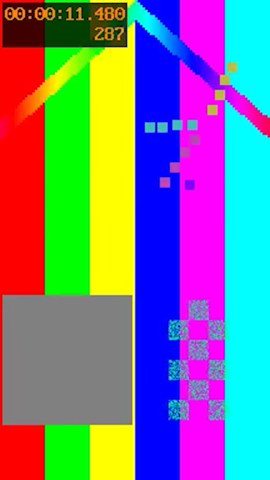
#> input picture whynot-cut/tests/fixtures/clean_dark_clip_270x480.jpg, 270 x 480 px
$ python -i media_pending.py   (imports and definitions only)
#> lines starting #> are read from the running program, lines starting #| are printed output that depends on the picture; after the words box and inside, x2 and y2 are one past the last pixel; in counts of white or black regions, pixels touching at a corner belong together
"""Premiere's "Media pending" slate (field test G69).

`ppro-frames` right after a project opens exported 4 of 17 frames as Premiere's placeholder for media that is still
loading (a smooth colour field with "Media pending" written in nine languages); a second run a minute later was clean.
Such a frame says nothing about the edit, so it must be re-exported, never judged.

The test is cheap (a 108x192 thumbnail) and does not rely on the slate's colour, which differs between Premiere
versions (the real 26.5 one is a yellow-to-olive vertical gradient, left-aligned white text; older ones are dark grey
with a small centred line). What every version has in common:
  * the background is a smooth field that does not change from left to right: the left and right margins have the same
    colour on every row (a real picture never does), and that colour changes smoothly from row to row;
  * on top of it a small amount of sparse text, all lighter (or all darker) than the field: a minority of the
    pixels, spread thinly over its bounding box (a person, a photo or a card is a filled blob, not thin text).
Measured on the real slate and on 347 real frames Premiere exported for the test projects: the slate has row
constancy 0.0 (the nearest of the real frames: 13.1); the threshold is 8.
"""
from __future__ import annotations

from pathlib import Path

import numpy as np

LONG, SHORT = 192, 108           # thumbnail size (long side x short side)
MARGIN = 0.15                    # left/right strip of each row that is taken as the background colour
BG_TOL = 14                      # a thumbnail pixel is "text" when it differs from its row's background by more
ROW_CONSTANCY_MAX = 8.0          # mean difference between the left and right margin colour of a row (0-255)
SMOOTH_MAX = 3.0                 # mean second difference of the background colour from row to row (0-255)
TEXT_MIN, TEXT_MAX = 0.002, 0.35  # share of the pixels that is text
FILL_MAX = 0.6                   # text pixels / the box they span (thin text is sparse; a person or a photo is not)
THIN_BOX_H = 0.12                # ...unless the box is a single line (shorter than this share of the frame)
SIGN_MIN = 0.85                  # share of the text pixels on the same side (lighter / darker) of the background


def pending_metrics(src) -> dict:
    """Numbers behind the decision for an image path or a PIL image."""
    from PIL import Image
    if hasattr(src, "convert"):
        im = src.convert("RGB")
    else:
        with Image.open(Path(src)) as f:
#> f is the input picture: PIL image 270x480 RGB; mean R, G, B 116.4, 122.1, 142.4
            im = f.convert("RGB")
    size = (SHORT, LONG) if im.height >= im.width else (LONG, SHORT)
#> size = (108, 192)
    a = np.asarray(im.resize(size, Image.BOX), dtype=np.float32)
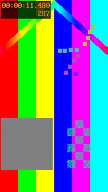
#> a: shape (192, 108, 3) float32; mean R, G, B 116.3, 122.4, 142.7
    h, w = a.shape[:2]
#> h = 192; w = 108
    m = max(2, int(w * MARGIN))
#> m = 16
    left, right = np.median(a[:, :m], axis=1), np.median(a[:, -m:], axis=1)      # (rows, 3)
#> left = 192 rows, first 8: [201, 16, 16.5], [74, 0, 1], [68, 9.5, 6], [146.5, 62.5, 28], [117.5, 49, 19], [173.5, 94.5, 32], [116, 46, 22], [115, 52, 31]; right = 192 rows, first 8: [1, 255, 255], [1, 255, 255], [1, 255, 255], [1, 255, 255], [1, 255, 255], [1, 255, 255], [1, 255, 255], [1, 255, 255]
    bg = (left + right) / 2
#> bg = 192 rows, first 8: [101, 135.5, 135.8], [37.5, 127.5, 128], [34.5, 132.2, 130.5], [73.75, 158.8, 141.5], [59.25, 152, 137], [87.25, 174.8, 143.5], [58.5, 150.5, 138.5], [58, 153.5, 143]
    row_constancy = float(np.abs(left - right).max(axis=1).mean())
#> row_constancy = 217.9
    smooth = float(np.abs(bg[2:] - 2 * bg[1:-1] + bg[:-2]).max(axis=1).mean())
#> smooth = 5.49
    text = np.abs(a - bg[:, None, :]).max(axis=2) > BG_TOL
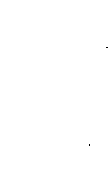
#> text: shape (192, 108) bool; 100% white; black in thin lines or dots, all inside (x1, y1, x2, y2) = (89, 47, 108, 146)
    frac = float(text.mean())
#> frac = 1
    out = {"row_constancy": round(row_constancy, 2), "smoothness": round(smooth, 2), "text_fraction": round(frac, 4),
           "fill": None, "sign": None, "bbox": None}
    if text.any():
        ys, xs = np.nonzero(text)
        (x0, x1), (y0, y1) = np.percentile(xs, [1, 99]) / w, np.percentile(ys, [1, 99]) / h   # stray pixels don't count
#> x0 = 0.00926; x1 = 0.981; y0 = 0.00521; y1 = 0.99
        x1, y1 = x1 + 1 / w, y1 + 1 / h
#> x1 = 0.991; y1 = 0.995
        box = max((x1 - x0) * (y1 - y0), 1e-6)
#> box = 0.971
        lum = np.array([0.299, 0.587, 0.114], dtype=np.float32)
        sgn = np.sign((a @ lum) - (bg @ lum)[:, None])[text]
        out.update({"fill": round(min(frac / box, 1.0), 3), "bbox": [round(float(v), 2) for v in (x0, y0, x1, y1)],
                    "sign": round(float(max((sgn > 0).mean(), (sgn < 0).mean())), 3)})
        out["line_only"] = bool(y1 - y0 <= THIN_BOX_H)
    out["pending"] = bool(
        row_constancy <= ROW_CONSTANCY_MAX and smooth <= SMOOTH_MAX and TEXT_MIN <= frac <= TEXT_MAX
        and out["fill"] is not None and (out["fill"] <= FILL_MAX or out["line_only"]) and out["sign"] >= SIGN_MIN)
    return out


def is_media_pending(src) -> bool:
    return pending_metrics(src)["pending"]

>>> result = pending_metrics('../../../tests/fixtures/clean_dark_clip_270x480.jpg')
#> result = {'row_constancy': 217.9, 'smoothness': 5.49, 'text_fraction': 1, 'fill': 1, 'sign': 0.588, 'bbox': [0.01, 0.01, 0.99, 0.99], 'line_only': False, 'pending': False}

$ run again, on whynot-cut/tests/fixtures/clean_talking_head_270x480.jpg
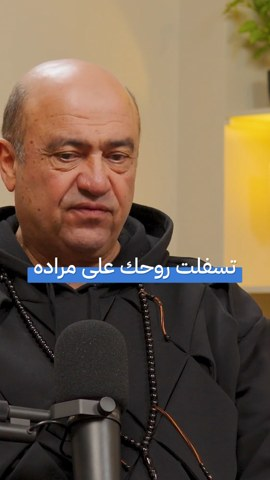
#> input picture whynot-cut/tests/fixtures/clean_talking_head_270x480.jpg, 270 x 480 px
#> in pending_metrics, f is the input picture: PIL image 270x480 RGB; mean R, G, B 113, 94.4, 75
#> in pending_metrics, `a = np.asarray(im.resize(size, Image.BOX), dtype=np.float32)`:
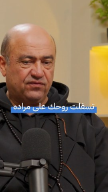
#> a: shape (192, 108, 3) float32; mean R, G, B 113.1, 94.4, 75.1
#> left = 192 rows, first 8: [187, 165, 134], [187, 165, 134], [187, 165, 134], [187, 165, 134], [187, 165, 134], [187, 165, 134], [186, 165, 136], [186, 165, 136]; right = 192 rows, first 8: [117.5, 110.5, 28], [122.5, 113, 30.5], [122, 111, 37.5], [141.5, 126, 63.5], [144, 122.5, 52], [137.5, 115.5, 50.5], [138, 112, 51], [142, 117.5, 58]
#> bg = 192 rows, first 8: [152.2, 137.8, 81], [154.8, 139, 82.25], [154.5, 138, 85.75], [164.2, 145.5, 98.75], [165.5, 143.8, 93], [162.2, 140.2, 92.25], [162, 138.5, 93.5], [164, 141.2, 97]
#> row_constancy = 70.2
#> smooth = 4.65
#> in pending_metrics, `text = np.abs(a - bg[:, None, :]).max(axis=2) > BG_TOL`:
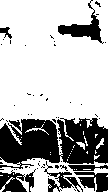
#> text: shape (192, 108) bool; 70% white; 52 black regions (45 under 20 px), largest, box (x1, y1, x2, y2) and area: (0, 118, 108, 169) 3991, (58, 0, 104, 44) 581, (0, 169, 36, 192) 484
#> frac = 0.7
#> ys = 14515 values from 0 to 191; xs = 14515 values, max 107 at index 105, min 0 at index 0, mean 52.24
#> in pending_metrics, `(x0, x1), (y0, y1) = np.percentile(xs, [1, 99]) / w, np.percentile(ys,..`: x0 = 0.00926; x1 = 0.981; y0 = 0.00521; y1 = 0.984
#> in pending_metrics, `x1, y1 = x1 + 1 / w, y1 + 1 / h`: x1 = 0.991; y1 = 0.99
#> box = 0.966
#> sgn = 14515 values, max 1 at index 0, min -1 at index 91, mean 0.214
#> result = {'row_constancy': 70.2, 'smoothness': 4.65, 'text_fraction': 0.7, 'fill': 0.725, 'sign': 0.607, 'bbox': [0.01, 0.01, 0.99, 0.99], 'line_only': False, 'pending': False}

$ run again, on whynot-cut/tests/fixtures/media_pending_1080x1920.png
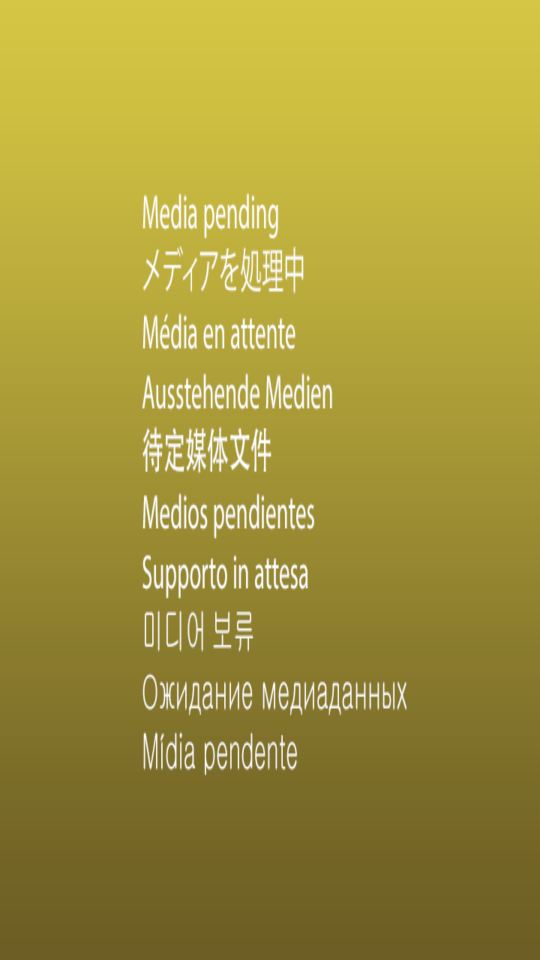
#> input picture whynot-cut/tests/fixtures/media_pending_1080x1920.png, 1080 x 1920 px (shown at 1/2 size)
#> in pending_metrics, f is the input picture: PIL image 1080x1920 RGBA; mean R, G, B, A 163.6, 149.4, 58.4, 255
#> in pending_metrics, `a = np.asarray(im.resize(size, Image.BOX), dtype=np.float32)`:
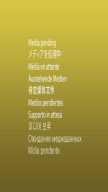
#> a: shape (192, 108, 3) float32; mean R, G, B 163.6, 149.4, 58.3
#> left = 192 rows, first 8: [213, 198, 68], [213, 198, 68], [212, 197, 68], [212, 197, 68], [212, 197, 68], [211, 196, 67], [211, 196, 67], [211, 196, 67]; right has the same summary as left
#> bg has the same summary as left
#> row_constancy = 0
#> smooth = 0.947
#> in pending_metrics, `text = np.abs(a - bg[:, None, :]).max(axis=2) > BG_TOL`:
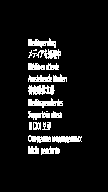
#> text: shape (192, 108) bool; 9% white; 19 white regions (2 under 20 px), largest, box (x1, y1, x2, y2) and area: (28, 85, 55, 95) 203, (28, 98, 63, 108) 190, (28, 49, 61, 59) 173
#> frac = 0.0899
#> ys = 1864 values from 38 to 154; xs = 1864 values, max 81 at index 1431, min 28 at index 1, mean 45.01
#> in pending_metrics, `(x0, x1), (y0, y1) = np.percentile(xs, [1, 99]) / w, np.percentile(ys,..`: x0 = 0.259; x1 = 0.713; y0 = 0.212; y1 = 0.797
#> in pending_metrics, `x1, y1 = x1 + 1 / w, y1 + 1 / h`: x1 = 0.722; y1 = 0.802
#> box = 0.273
#> sgn = 1864 values from 1 to 1
#> result = {'row_constancy': 0, 'smoothness': 0.95, 'text_fraction': 0.0899, 'fill': 0.329, 'sign': 1, 'bbox': [0.26, 0.21, 0.72, 0.8], 'line_only': False, 'pending': True}
